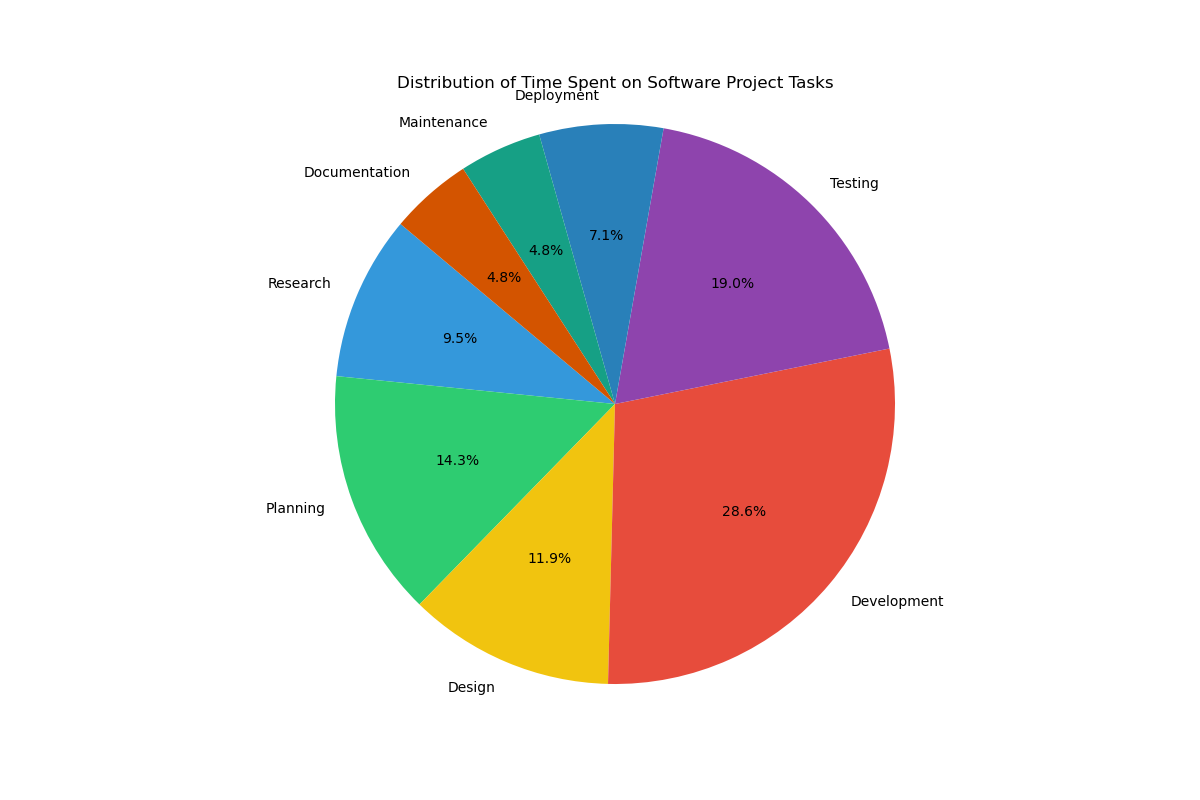

Write the Python code that produced this figure.

import matplotlib.pyplot as plt
import seaborn as sns
import pandas as pd

# Data
data = {
    'Task': ['Research', 'Planning', 'Design', 'Development', 'Testing', 'Deployment', 'Maintenance', 'Documentation'],
    'Time Spent': [20, 30, 25, 60, 40, 15, 10, 10]
}

df = pd.DataFrame(data)

# Colors
colors = ['#3498db', '#2ecc71', '#f1c40f', '#e74c3c', '#8e44ad', '#2980b9', '#16a085', '#d35400']

# Pie chart
plt.figure(figsize=(12, 8))
plt.pie(df['Time Spent'], labels=df['Task'], colors=colors, autopct='%.1f%%', startangle=140)
plt.title('Distribution of Time Spent on Software Project Tasks')
plt.axis('equal')  # Equal aspect ratio ensures that pie is drawn as a circle.

plt.show()
